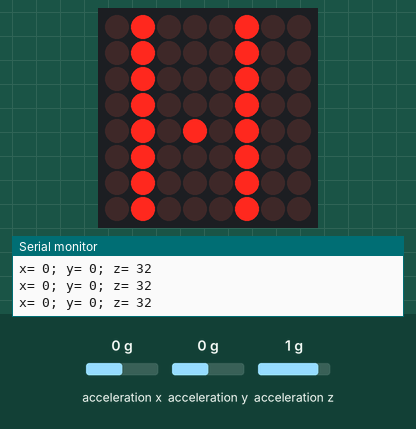
This sketch was run on a simulated Arduino Uno, built with avr-gcc and run on an emulated ATmega328P. Parts: 8×8 LED matrix, the last lines printed to the serial monitor. The test bench sets the inputs (shaded band); at power-on: acceleration x 0 g, acceleration y 0 g, acceleration z 1 g.

Above: at 1.2 s.
1.3 s: acceleration x set to -0.8 g
At 2.4 s:
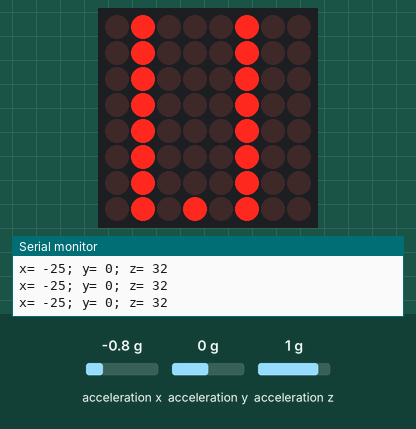
3.0 s: acceleration x set to 0.8 g
At 3.7 s:
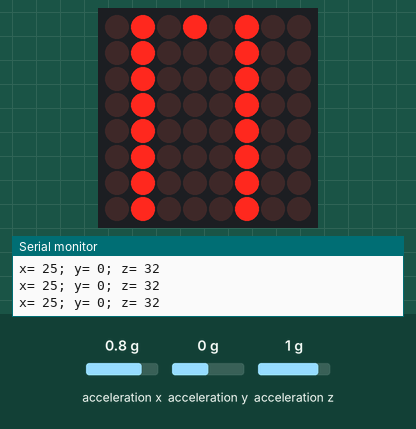
4.8 s: acceleration x set to 0 g
At 5.4 s:
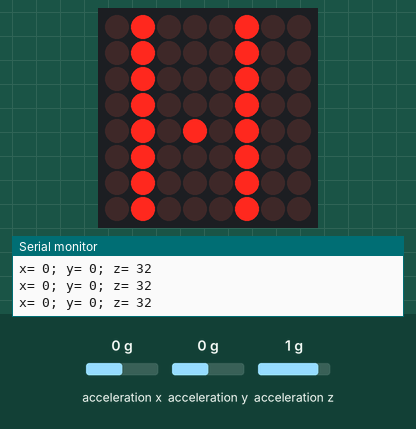
Timing chart, 0 to 7.8 s (numbered marks = the images above; inputs shaded):
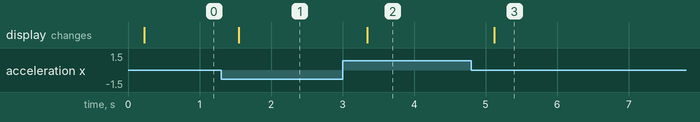

Measured:
- after the input at 1.3 s, the display: changes after 0.25 s (image 1)
- after the input at 3.0 s, the display: changes after 0.34 s (image 2)
- after the input at 4.8 s, the display: changes after 0.32 s (image 3)

The sketch:

ADXL345_Tejada.ino
```cpp
/*
  Fundación Kinal Centro Educativo Técnico Labral Kinal
  Grado:   Quinto Electrónica
  Sección: A
  Curso:   Taller de Electrónica Digital y Reparación de Computadoras I
  Nombre:  Juan David Tejada Peñuela
  Carné:   2022454
  Proyecto: Practica #6 - Aclerómetro ADXL345
*/
#include <SparkFun_ADXL345.h>
#include <SPI.h>
#include <Wire.h>
#include <LedControl.h>   //libreria que me permite usar el controlador led max7219
int x, y, z;

//Directivas de preprocesador
#define dataPin0   12   //pin 12 conectado al pin de datos del max7219.
#define dataClock0 11   //pin 11 conectado al pin de clock del max7219.
#define dataLoad0  10   //pin 10 conectado al pin de carga del max7219.

//Constructores
LedControl matriz_led = LedControl(dataPin0,dataClock0,dataLoad0,1);
ADXL345 adxl_sensor = ADXL345();

void sensor_values(void);
void visualizador(void);

byte bola_1[8]= {        // array que contiene todos los elementos de las
  B01000100,
  B01000100,
  B01000100,
  B01000100,
  B01000100,
  B01000100,
  B01000100,
  B01010100
};
byte bola_2[8]= {        // array que contiene todos los elementos de las
  B01000100,
  B01000100,
  B01000100,
  B01000100,
  B01000100,
  B01000100,
  B01010100,
  B01000100
};
byte bola_3[8]= {        // array que contiene todos los elementos de las
  B01000100,
  B01000100,
  B01000100,
  B01000100,
  B01000100,
  B01010100,
  B01000100,
  B01000100
};
byte bola_4[8]= {        // array que contiene todos los elementos de las
  B01000100,
  B01000100,
  B01000100,
  B01000100,
  B01010100,
  B01000100,
  B01000100,
  B01000100
};
byte bola_5[8]= {        // array que contiene todos los elementos de las
  B01000100,
  B01000100,
  B01000100,
  B01010100,
  B01000100,
  B01000100,
  B01000100,
  B01000100
};
byte bola_6[8]= {        // array que contiene todos los elementos de las
  B01000100,
  B01000100,
  B01010100,
  B01000100,
  B01000100,
  B01000100,
  B01000100,
  B01000100
};
byte bola_7[8]= {        // array que contiene todos los elementos de las
  B01000100,
  B01010100,
  B01000100,
  B01000100,
  B01000100,
  B01000100,
  B01000100,
  B01000100
};
byte bola_8[8]= {        // array que contiene todos los elementos de las
  B01010100,
  B01000100,
  B01000100,
  B01000100,
  B01000100,
  B01000100,
  B01000100,
  B01000100
};

void setup() {
  Serial.begin(9600);
  matriz_led.shutdown(0,false); //Activo el max7219 para poder mostrar los digitos.
  matriz_led.setIntensity(0,15);  //Brilo a la mitad
  matriz_led.clearDisplay(0);    //limpio el display
  adxl_sensor.powerOn();
  adxl_sensor.setRangeSetting(16);
}

void loop() {
  sensor_values();
  visualizador();

}

void sensor_values(void){

  adxl_sensor.readAccel(&x, &y, &z);
  Serial.print("x= ");
  Serial.print(x);
  Serial.print("; y= ");
  Serial.print(y);
  Serial.print("; z= ");
  Serial.println(z);
  delay(200);
}

void visualizador(void){
  if(x >= -3 && x <= 3){
    matriz_led.clearDisplay(0);
      for(int i=0; i<8;i++)
      {
        matriz_led.setRow(0,i,bola_4[i]);
      }
      delay(10);
  }

  if(x >= -13 && x <=-4 ){
    matriz_led.clearDisplay(0);
      for(int i=0; i<8;i++)
      {
        matriz_led.setRow(0,i,bola_3[i]);
      }
      delay(10);
  }
  if(x >= -23 && x <=-14){
    matriz_led.clearDisplay(0);
      for(int i=0; i<8;i++)
      {
        matriz_led.setRow(0,i,bola_2[i]);
      }
      delay(10);
  }
  if(x >= -34 && x <=-24 ){
    matriz_led.clearDisplay(0);
      for(int i=0; i<8;i++)
      {
        matriz_led.setRow(0,i,bola_1[i]);
      }
      delay(10);
  }

if(x >= 4 && x <=10 ){
    matriz_led.clearDisplay(0);
      for(int i=0; i<8;i++)
      {
        matriz_led.setRow(0,i,bola_5[i]);
      }
      delay(10);
  }
  if(x >= 11 && x <=17){
    matriz_led.clearDisplay(0);
      for(int i=0; i<8;i++)
      {
        matriz_led.setRow(0,i,bola_6[i]);
      }
      delay(10);
  }
  if(x >= 18 && x <=24 ){
    matriz_led.clearDisplay(0);
      for(int i=0; i<8;i++)
      {
        matriz_led.setRow(0,i,bola_7[i]);
      }
  }
      delay(10);
      if(x >= 25 && x <=33 ){
    matriz_led.clearDisplay(0);
      for(int i=0; i<8;i++)
      {
        matriz_led.setRow(0,i,bola_8[i]);
      }
      delay(10);
  }

}
```
